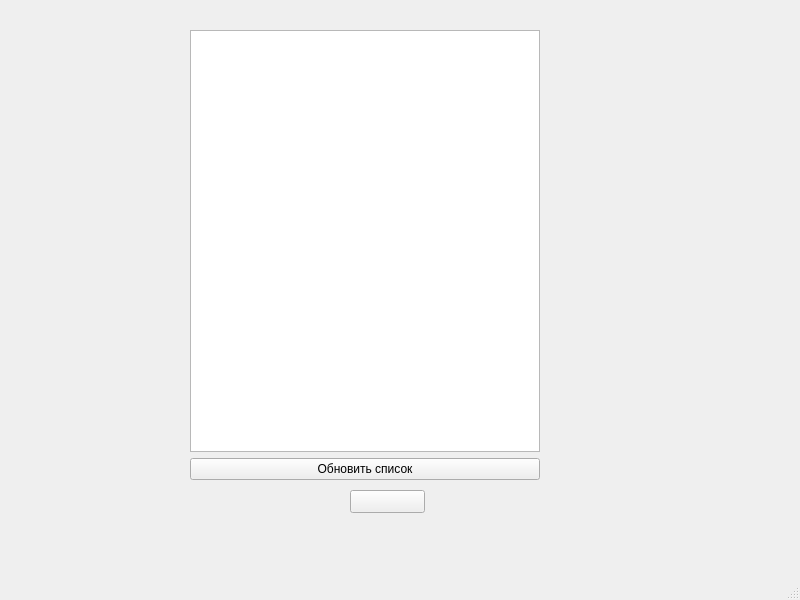
<?xml version="1.0" encoding="UTF-8"?>
<ui version="4.0">
 <class>MainWindow</class>
 <widget class="QMainWindow" name="MainWindow">
  <property name="geometry">
   <rect>
    <x>0</x>
    <y>0</y>
    <width>800</width>
    <height>600</height>
   </rect>
  </property>
  <property name="font">
   <font>
    <family>Segoe UI</family>
   </font>
  </property>
  <property name="windowTitle">
   <string>Overlay</string>
  </property>
  <widget class="QWidget" name="centralwidget">
   <widget class="QPushButton" name="btnStopOverlay">
    <property name="geometry">
     <rect>
      <x>270</x>
      <y>310</y>
      <width>75</width>
      <height>24</height>
     </rect>
    </property>
    <property name="text">
     <string>ESC</string>
    </property>
   </widget>
   <widget class="QPushButton" name="btnHide">
    <property name="geometry">
     <rect>
      <x>310</x>
      <y>210</y>
      <width>75</width>
      <height>24</height>
     </rect>
    </property>
    <property name="text">
     <string>X</string>
    </property>
   </widget>
   <widget class="QPushButton" name="btnSetting">
    <property name="geometry">
     <rect>
      <x>350</x>
      <y>490</y>
      <width>75</width>
      <height>23</height>
     </rect>
    </property>
    <property name="text">
     <string/>
    </property>
   </widget>
   <widget class="QWidget" name="widgetListPlugin" native="true">
    <property name="geometry">
     <rect>
      <x>190</x>
      <y>30</y>
      <width>350</width>
      <height>450</height>
     </rect>
    </property>
    <property name="minimumSize">
     <size>
      <width>350</width>
      <height>450</height>
     </size>
    </property>
    <layout class="QVBoxLayout" name="verticalLayout" stretch="0,0">
     <item>
      <widget class="QListWidget" name="listPlugins">
       <property name="sizePolicy">
        <sizepolicy hsizetype="Minimum" vsizetype="Minimum">
         <horstretch>0</horstretch>
         <verstretch>0</verstretch>
        </sizepolicy>
       </property>
      </widget>
     </item>
     <item>
      <widget class="QPushButton" name="btnListUpdate">
       <property name="text">
        <string>Обновить список</string>
       </property>
      </widget>
     </item>
    </layout>
   </widget>
  </widget>
  <widget class="QMenuBar" name="menubar">
   <property name="geometry">
    <rect>
     <x>0</x>
     <y>0</y>
     <width>800</width>
     <height>21</height>
    </rect>
   </property>
  </widget>
  <widget class="QStatusBar" name="statusbar"/>
 </widget>
 <resources/>
 <connections/>
</ui>
